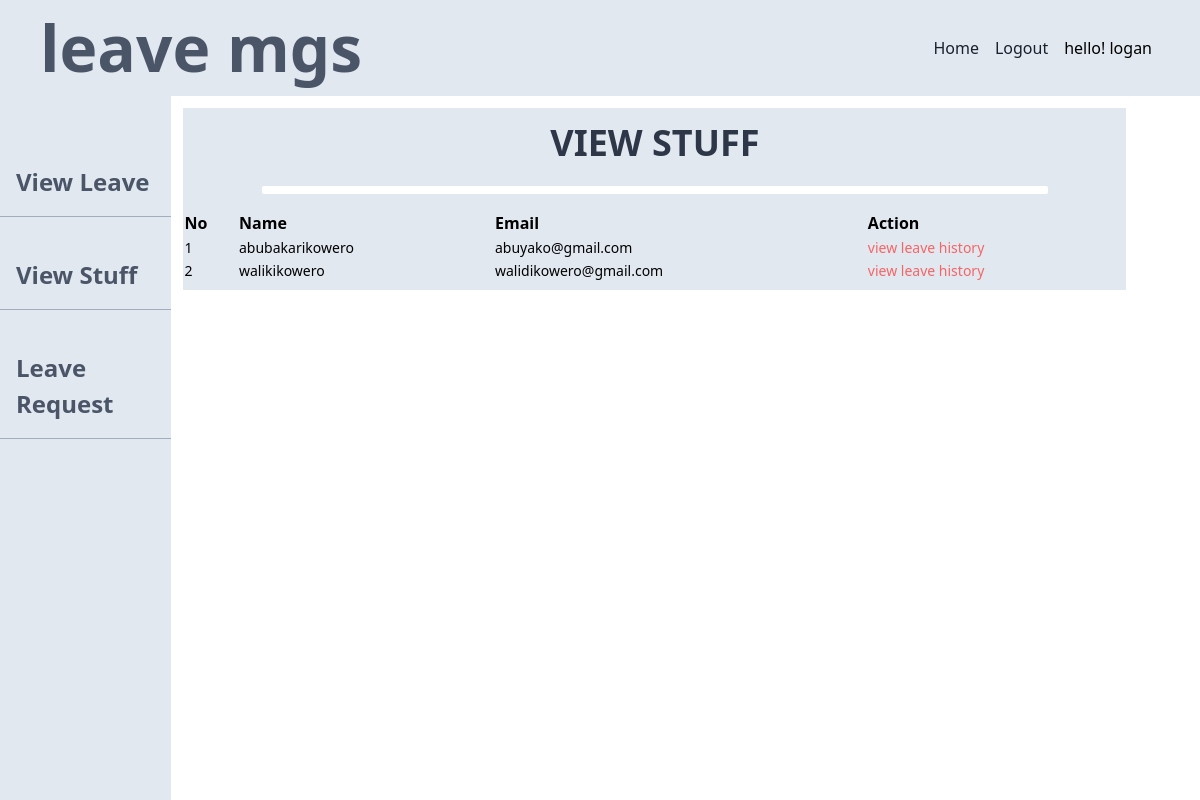
Page /cordinator/view_stuff.php (signed in) on the committed database.
### tables this page shows
CREATE TABLE `staff` (
  `staff_id` varchar(50) NOT NULL,
  `first_name` varchar(50) NOT NULL,
  `middle_name` varchar(50) NOT NULL,
  `last_name` varchar(50) NOT NULL
);

### cordinator/view_stuff.php (the view, shortened to what this page needs)
<?php
if($_SESSION['sid'] == session_id() && $_SESSION['user'] == "PC") {
    $i = 1;
    $mysqli = new mysqli("localhost", "root", "", "lms");
    $sql = "SELECT * FROM staff ";
    $result = $mysqli->query($sql);
    ?>
<!DOCTYPE html>
<html lang="en">
<head>
    <link rel="stylesheet" href="../static/css/index.css">
</head>
<body>
    <div class="w-screen h-screen overflow-hidden">
        <div class="w-full bg-gray-300 items-center flex justify-between px-10 ">
            <div class="text-6xl font-bold text-gray-700"> leave mgs </div>
            <ul class="flex list-none">
                <li class="px-1 mx-1">
                    <a href="#" class="capitalize text-gray-900 hoever:text-gray-700 no-underline"> home</a>
                </li>
                <li class="px-1 mx-1">
                    <a href="#" class="capitalize text-gray-900 hoever:text-gray-700 no-underline"> logout</a>
                </li>
                <li class="px-1 mx-1">
                    hello! logan
                </li>
            </ul>
        </div>
        <div class="grid grid-cols-7">
            <aside class="col-span-1  pt-10 bg-gray-300 h-screen">
                <ul class="flex flex-col ">
                    <li class="w-full py-1 my-3 border-b py-4 px-4  border-gray-500">
                        <a href="./view_leave.php"
                            class=" capitalize text-2xl hover:text-gray-600 font-semibold no-underline text-gray-700">view
                            leave </a>
                    </li>
                    <li class="w-full py-1 my-3 border-b py-4 px-4  border-gray-500">
                        <a href="./view_stuff.php"
                            class=" capitalize text-2xl hover:text-gray-600 font-semibold no-underline text-gray-700">view
                            stuff </a>
                    </li>
                    <li class="w-full py-1 my-3 border-b py-4 px-4  border-gray-500">
                        <a href="./view_leave.php"
                            class=" capitalize text-2xl hover:text-gray-600 font-semibold no-underline text-gray-700">leave
                            request </a>
                    </li>
                </ul>
            </aside>
            <div class="col-span-6">
                <div class=" bg-gray-300  py-2 w-11/12 m-3">
                    <h1 class="text-4xl font-bold text-gray-800 uppercase text-center"> view stuff </h1>
                    <div class=" w-10/12 py-1 mx-auto bg-white my-4 rounded-sm"></div>
                    <table class="w-full">
                        <thead class="py-2">
                            <tr class="border-b-1 border-gray-500">
                                <th class="capitalize text-left">no</th>
                                <th class="capitalize text-left">name</th>
                                <th class="capitalize text-left">email</th>
                                <th class="capitalize text-left"> action</th>
                            </tr>
                        </thead>
                        <tbody>
                            <?php
                            while ($rows = $result->fetch_array(MYSQLI_ASSOC)) {
                                $staff_id = $rows['staff_id'];
                                $first_name = $rows['first_name'];
                                $last_name = $rows['last_name'];
                                echo ' <tr>
                               <td class="text-sm"> '.$i.'</td>
                               <td class="text-sm"> '.$first_name. '' .$last_name.' </td>
                               <td class="text-sm"> '.$staff_id.' </td>
                               <td class="text-sm flex" >  <a href="./view_leave_history.php?staff_id='.$staff_id.'" class="text-red-500 hover:text-red-700 cursor-pointer"> view leave history</a></td>
                           </tr>';
                                $i++;
                            };
    ?>
                        </tbody>
                    </table>
                </div>
            </div>
        </div>
    </div>
</body>
</html>
<?php
} else {
    header("Location: ./../index.html");
}
?>

### rows in the picture
staff: first_name "abubakari", last_name "kowero", staff_id "abuyako@gmail.com"
staff: first_name "waliki", last_name "kowero", staff_id "walidikowero@gmail.com"
